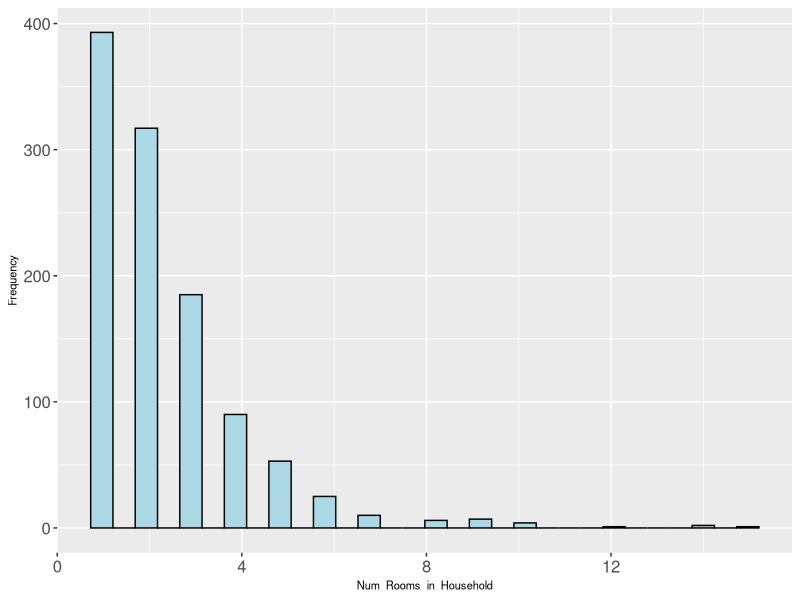
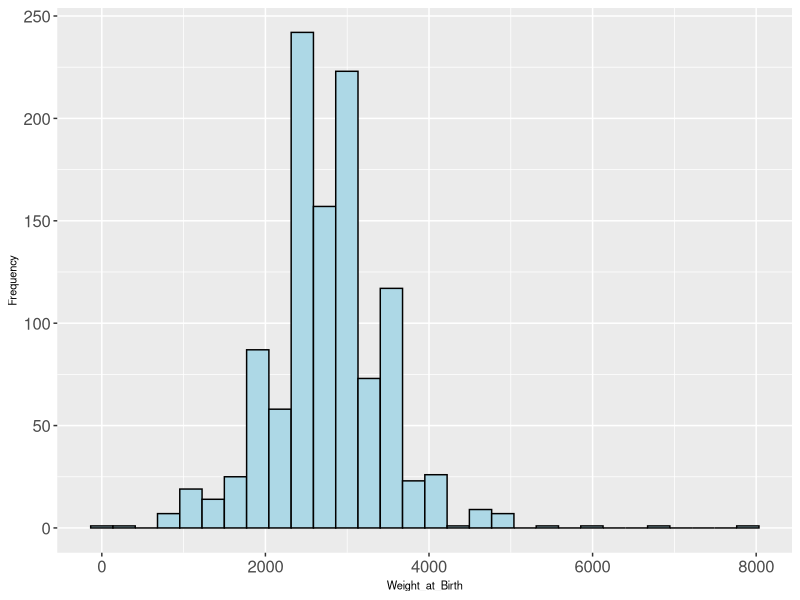
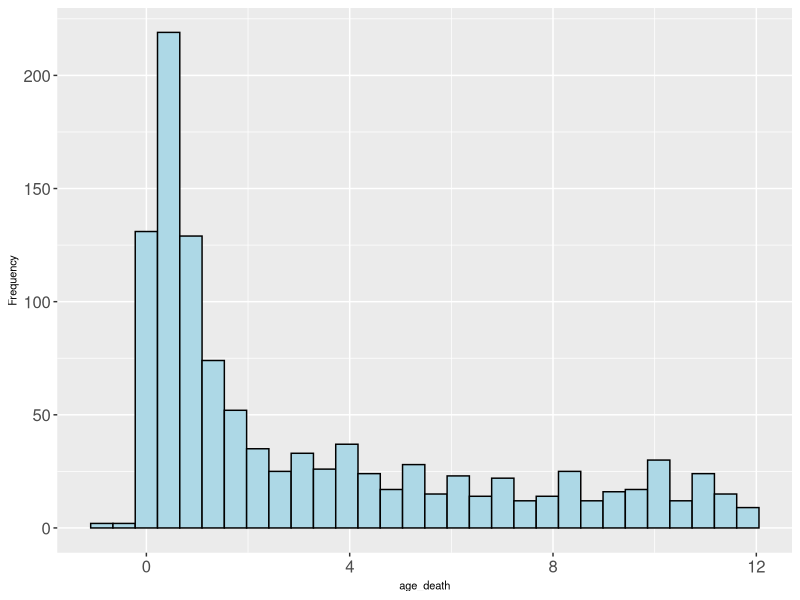
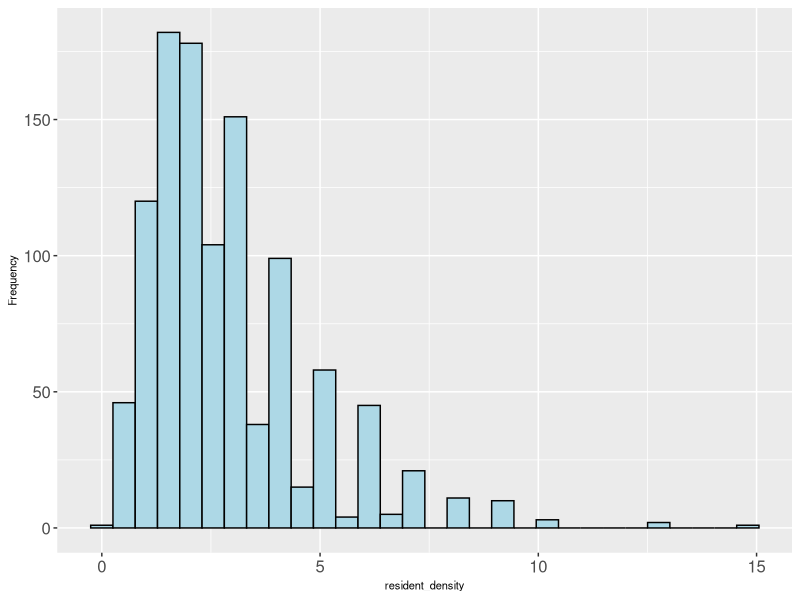
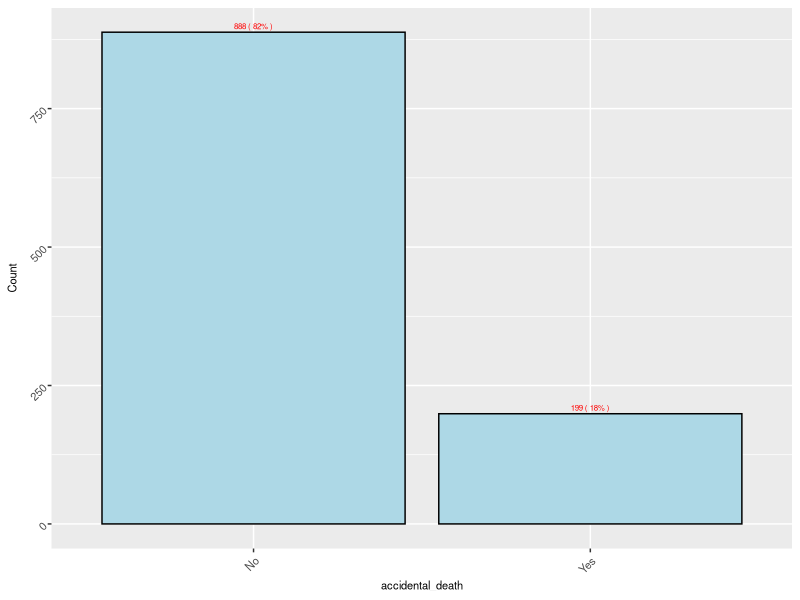
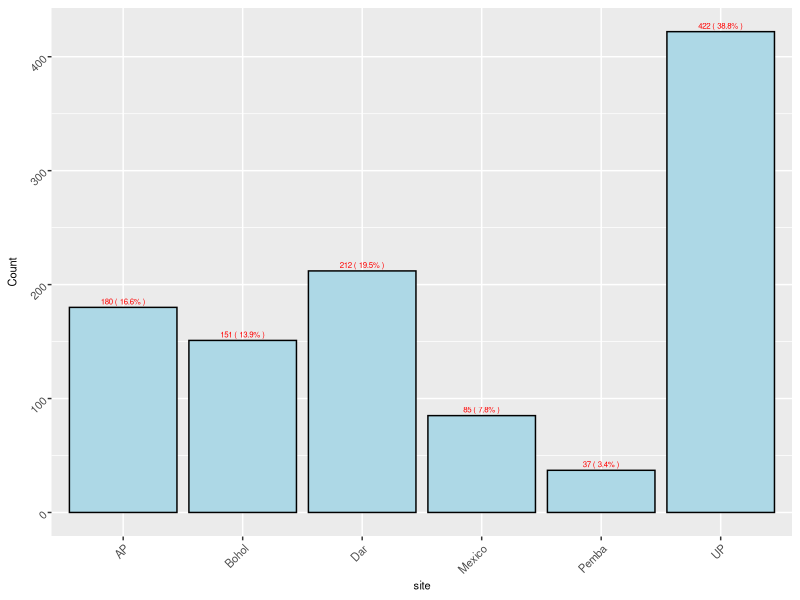
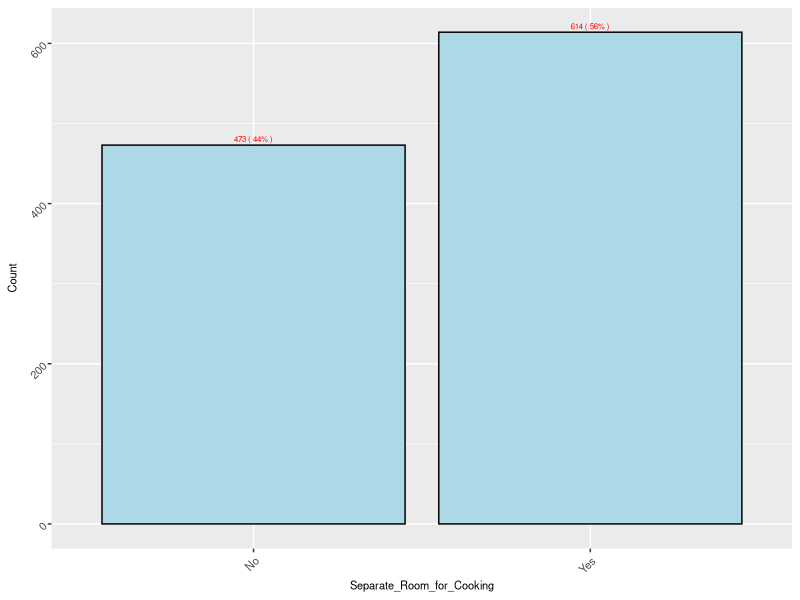
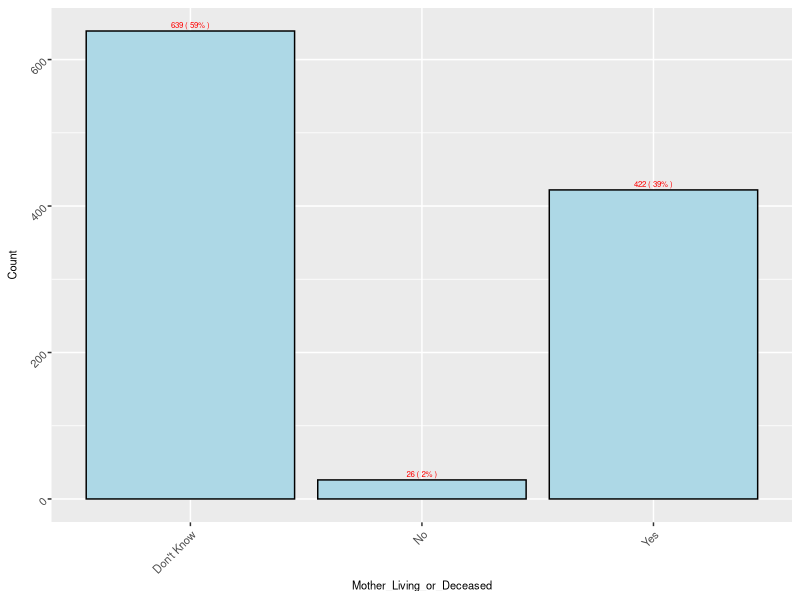

R code for these plots, in order:
## ---- chunk 1
knitr::opts_chunk$set(warning = FALSE, message = FALSE) 
## ---- chunk 2
library("dplyr")
## ---- chunk 3
df_va_original <- read.csv("./IHME_PHMRC_VA_DATA_CHILD_Y2013M09D11_0.csv")
## ---- chunk 4
# drop columns that are not necessary
df_va <- subset(df_va_original, select = -c(gs_code34,va34,gs_code46,gs_text46,va46,gs_code55,gs_text55,va55,gs_comorbid1,gs_comorbid2,gs_level,g1_01d,g1_01m,g1_01y,g1_05,g1_06d,g1_06m,g1_06y,g1_07a,g1_07b,g1_07c,g1_08,g1_09,g1_10,g2_01,g2_02,g2_03ad,g2_03am,g2_03ay,g2_03bd,g2_03bm,g2_03by,g2_03cd,g2_03cm,g2_03cy,g2_03dd,g2_03dm,g2_03dy,g2_03ed,g2_03em,g2_03ey,g2_03fd,g2_03fm,g2_03fy,g3_01,g4_02,g4_03a,g4_03b,g4_04,g4_05,g5_05,g5_06a,g5_06b,g5_07,g5_08,c6_11,c6_12,c6_13,c6_14,newid,g5_02,module,c1_25))
## ---- chunk 5
df_va[sapply(df_va, is.character)] <- lapply(df_va[sapply(df_va, is.character)], 
                                                           as.factor)
## ---- chunk 6
df_va <- subset(df_va,select=-c(c1_02,c1_04,c1_05,c1_08a,c1_10,c1_10d,c1_10m,c1_10y,c1_11,c1_15,c1_16,c1_17,c1_18,c1_19_1,c1_19_2,c1_19_3,c1_19_4a,c1_19_4b,c1_19_5,c1_19_6,c1_24,c1_24d,c1_24m,c1_24y,c1_26,c4_07a,c4_31_1,c4_31_2,c4_32,c4_45,c4_47_8b,c5_02_13,c5_02_14,c5_06_2m,c5_06_2d,c5_06_2y,c5_08m,c5_08d,c5_08y))
## ---- chunk 7
# Compute DOB
df_va$DOB_month <- match(df_va$g5_01m,month.name)
df_va$DOB_str <- paste(df_va$g5_01y,"-",df_va$DOB_month,"-",df_va$g5_01d)
df_va$DOB <- as.POSIXct(df_va$DOB_str, format="%Y - %m - %d",tz="UTC")
df_va <- subset(df_va,select=-c(DOB_str,DOB_month))
## ---- chunk 8
# Compute DOD
df_va$DOD_month <- match(df_va$g5_03m,month.name)
df_va$DOD_str <- paste(df_va$g5_03y,"-",df_va$DOD_month,"-",df_va$g5_03d)
df_va$DOD <- as.POSIXct(df_va$DOD_str, format="%Y - %m - %d",tz="UTC")
df_va <- subset(df_va,select=-c(DOD_str,DOD_month))
## ---- chunk 9
df_va <- subset(df_va,select=-c(g5_01d,g5_01m,g5_01y,g5_03d,g5_03m,g5_03y))
## ---- chunk 10
df_va$c1_22a <- as.character(df_va$c1_22a)
df_va$c1_22a[df_va$c1_22a=="Hospital"] <- "Health Facility"
df_va$c1_22a[df_va$c1_22a=="Other Health Facility"] <- "Health Facility"
df_va$c1_22a <- as.factor(df_va$c1_22a)
## ---- chunk 11
df_va <- subset(df_va,select=-c(c5_06_1d,c5_06_1m,c5_06_1y))
## ---- chunk 12
df_va <- subset(df_va,select=-c(c5_07_1,c5_07_2))
## ---- chunk 13
df_va$c1_08b[df_va$c1_08b==9999] <- NA
## ---- chunk 14
df_va <- subset(df_va,select=-c(g5_04a,g5_04b,g5_04c))
df_va$age_death <- as.numeric(difftime(df_va$DOD, df_va$DOB, units = "days"))/365
## ---- chunk 15
# Define function impute_cat
impute_cat <- function(df_va){
  cat_num=c()
  for (i in 1:ncol(df_va)){
    if(is.factor(df_va[,i])){
      cat_num <- append(cat_num,i)} # Compute the positions of the columns where the variable is categorical
    }
  for (i in cat_num){
    count_dk <- sum(df_va[,i]=="Don't Know",na.rm=TRUE)
    count_rta <- sum(df_va[,i]=="Refused to Answer",na.rm=TRUE)
    count_missing <- sum(is.na(df_va[,i]),na.rm=FALSE)
    count_whitespace <- sum(df_va[,i]=="",na.rm=TRUE)
    count_all <- count_dk+count_rta+count_missing+count_whitespace
    df_va[,i] <- as.character(df_va[,i])
    if (count_all==10||count_all>15){
      if (count_rta>0){
        df_va[,i][df_va[,i]=="Refused to Answer"] <- "Don't Know"
        }
      if (count_whitespace>0){
        df_va[,i][df_va[,i]==""] <- "Don't Know"
        }
      if (count_missing>0){
        df_va[,i][is.na(df_va[,i])] <- "Don't Know"
        }
      }else{
        if (count_rta>0){
          df_va[,i][df_va[,i]=="Refused to Answer"] <- NA
          }
        if (count_dk>0){
          df_va[,i][df_va[,i]=="Don't Know"] <- NA
          }
        if (count_whitespace>0){
          df_va[,i][df_va[,i]==""] <- NA
        }
      }
    df_va[,i] <- as.factor(df_va[,i])
  }
  return(df_va)
}
## ---- chunk 16
df_va <- impute_cat(df_va)
## ---- chunk 17
tapply(df_va$c1_08b,df_va$site, mean, na.rm=TRUE)
## ---- chunk 18
correct_weight <- function(x1, x2){
  if(is.na(x1)){
    if(x2=="AP"){
      return(2657)
      }
    else if(x2=="Bohol"){
      return(2958)
      }
    else if (x2=="Dar"){
      return(2996)
    }
    else if (x2=="Mexico"){
      return(2544)
    }
    else if (x2=="Pemba"){
      return(3018)
    }
    else{return(2685)}
  }else{
    return(x1)}
}
## ---- chunk 19
df_va <- df_va[complete.cases(df_va),]
## ---- chunk 20
accident <- c("Drowning","Road Traffic","Falls","Bite of Venomous Animal","Fires","Violent Death","Poisonings")
df_va$accidental_death <- ifelse(df_va$gs_text34 %in% accident,"Yes","No")
df_va$accidental_death <- as.factor(df_va$accidental_death)
## ---- chunk 21
df_va <- subset(df_va,selec=-c(gs_text34))
## ---- chunk 22
library(plyr)
colnames(df_va)<- mapvalues(colnames(df_va), from=c("g4_06","g4_07","g4_08"), to=c("num_people_live_at_address","num_rooms_in_household","separate_room_for_cooking"))
colnames(df_va)<- mapvalues(colnames(df_va), from=c("c1_09","c1_01","c1_03"), to=c("Gender","Singleton_or_Multiple_Birth","Mother_Living_or_Deceased"))
colnames(df_va)<- mapvalues(colnames(df_va), from=c("c1_06a","c1_07","c1_08b","c1_12","c1_13"), to=c("Location_of_Birth","Size_at_Birth","Weight_at_Birth","Did_the_Baby_Cry","Did_the_Baby_Move"))
colnames(df_va)<- mapvalues(colnames(df_va), from=c("num_people_live_at_address","num_rooms_in_household","separate_room_for_cooking"), to=c("Num_People_Live_at_Address","Num_Rooms_in_Household","Separate_Room_for_Cooking"))
colnames(df_va)<- mapvalues(colnames(df_va), from=c("c1_14","c1_20","c1_21","c1_22a","c4_01","c4_02","c4_03"), to=c("Did_the_Baby_Breathe","Age_at_Onset_of_Illness","Duration_of_Illness", "Location_of_Death","Fever_During_Illness","Duration_of_Fever_in_Days","Did_the_Fever_Continue_to_Death"))
colnames(df_va)<- mapvalues(colnames(df_va), from=c("c4_04","c4_05","c4_06","c4_07b","c4_08","c4_09","c4_10","c4_11","c4_12","c4_13","c4_14","c4_15","c4_16","c4_17","c4_18", "c4_19"), to=c("Severity_of_Fever","Fever_Pattern","Loose_Liquid_Stool", "Highest_Num_Loose_Stool_per_Day_During_Illness","Num_Days_Before_Death_Loose_Stool_Began","Loose_Stool_Cont_Until_Death","Num_Days_Before_Death_Loose_Stool_Stopped","Blood_in_Stool", "Cough_During_Illness", "Duration_of_Cough", "Severity_of_Cough", "Vomitus_after_Coughing", "Difficulty_Breathing", "Duration_of_Difficulty_Breathing", "Fast_Breathing", "Duration_of_Fast_Breathing"))
colnames(df_va)<- mapvalues(colnames(df_va), from=c("c4_20", "c4_22", "c4_23", "c4_24", "c4_25", "c4_26","c4_27", "c4_28", "c4_29", "c4_30", "c4_33", "c4_34", "c4_35", "c4_36", "c4_37", "c4_38", "c4_39","c4_40", "c4_41", "c4_42"), to=c("Indrawing_of_Chest", "Breathing_Stridor", "Breathing_Grunting", "Breathing_Wheezing", "Convulsions", "Loss_of_Consciousness", "Duration_Before_Death_LOC_Occurred", "Stiff_Neck", "Bulging_Fontanelle", "Skin_Rash", "Duration_of_Rash", "Blisters_Present_in_Rash", "Limbs_Become_Thin", "Swollen_Legs_or_Feet", "Duration_of_Swelling", "Skin_Flake_Off_in_Patches", "Hair_Color_Change_to_Red_Yellow", "Protruding_Belly", "Pallor_or_Lack_of_Blood", "Swelling_in_Armpits"))
colnames(df_va)<- mapvalues(colnames(df_va), from=c("c4_43","c4_44","c4_46", "c4_47_1","c4_47_2", "c4_47_3", "c4_47_4", "c4_47_5","c4_47_6","c4_47_7","c4_47_8a","c4_47_9","c4_47_10","c4_47_11"), to=c("Whitish_Rash_in_Mouth", "Bleeding_Seen","Skin_Turned_Black", "Suffered_Road_Traffic_Injury", "Suffered_a_Fall", "Suffered_Drowning", "Suffered_Poisoning", "Suffered_Bite_Sting", "Suffered_Burn_Fire", "Victim_of_Violence", "Other_Injury", "Unsure_if_Injury_Occurred","Refused_to_Answer_if_Deceased_Suffered_Injury", "Did_Not_Suffer_Injury" ))
colnames(df_va)<- mapvalues(colnames(df_va), from=c("c4_48","c4_49","c5_01","c5_02_1","c5_02_2","c5_02_3","c5_02_4","c5_02_5","c5_02_6","c5_02_7","c5_02_8","c5_02_9", "c5_02_10", "c5_02_11a","c5_02_12","c5_04", "c5_05","c5_10", "c5_11", "c5_17", "c5_18", "c5_19"), to=c("Injury_Intentionally_Inflicted_by_Someone","Days_Survived_After_Injury","Sought_Care_While_Ill", "Care_Sought_Traditional_Healer", "Care_Sought_Homeopath", "Care_Sought_Religious_Leader", "Care_Sought_Governmental_Hospital", "Care_Sought_Governmental_Health_Center_Clinic", "Care_Sought_Private_Hospital", "Care_Sought_Community_Based_Practioner", "Care_Sought_Trained_Birth_Attendant", "Care_Sought_Private_Physician", "Care_Sought_Pharmacy", "Care_Sought_Other_Provider", "Care_Sought_Relative_Friend", "Health_Records_for_Deceased", "Granted_Access_to_Health_Records", "Death_Certificate_Issued", "Granted_Access_to_Death_Certificate", "Mother_Ever_Tested_for_HIV", "Mother_HIV_Positive", "Mother_AIDS_Positive"))
## ---- chunk 23
df_va$resident_density <- df_va$Num_People_Live_at_Address/df_va$Num_Rooms_in_Household
## ---- chunk 24
df_va <- subset(df_va,select=c(accidental_death,site, Num_Rooms_in_Household, Separate_Room_for_Cooking, Mother_Living_or_Deceased, Location_of_Birth, Size_at_Birth, Weight_at_Birth, Gender, Location_of_Death, Sought_Care_While_Ill, Care_Sought_Traditional_Healer, Care_Sought_Homeopath, Care_Sought_Religious_Leader, Care_Sought_Governmental_Hospital, Care_Sought_Governmental_Health_Center_Clinic, Care_Sought_Private_Hospital, Care_Sought_Community_Based_Practioner, Care_Sought_Trained_Birth_Attendant, Care_Sought_Private_Physician, Care_Sought_Pharmacy, Care_Sought_Other_Provider, Care_Sought_Relative_Friend, Health_Records_for_Deceased, Mother_Ever_Tested_for_HIV, Mother_HIV_Positive, Mother_AIDS_Positive, age_death, resident_density))
df_va <- df_va[which(is.finite(df_va$resident_density)),]
## ---- chunk 25
library(ggplot2)
hist_list <- list()
z <- 0
for (i in 1:ncol(df_va)){
  if(is.numeric(df_va[,i])){
    z <- z+1
    hist <- ggplot(data=df_va,aes_string(names(df_va)[i]))+
      geom_histogram(fill='lightblue',color='black')+
      labs(x=colnames(df_va)[i],y= "Frequency")+
      theme(axis.text=element_text(size=12),
        axis.title=element_text(size=8))
    hist_list[[z]] <- hist
  }
}
## ---- chunk 26
hist_list
## ---- chunk 27
df_va$age_less_5 <- ifelse(df_va$age_death<5,'Yes','No')
df_va$age_less_5 <- as.factor(df_va$age_less_5)
## ---- chunk 28
missing_gender_index <- which(df_va$Gender=="Don't Know")
df_va <- df_va[-c(missing_gender_index),]
## ---- chunk 29
library(scales)
bar_list <- list()
z <- 0
for (i in 1:ncol(df_va)){
  if(is.factor(df_va[,i])){
    z <- z+1
    class <- df_va %>% 
     group_by((df_va)[i]) %>%
     dplyr::summarise(number=n()) %>%
     mutate(percentage=percent(number/sum(number))) %>% 
     mutate(pos = cumsum(number)- number/1.5) #Create a variable to indicate the position of labels 
    bar <- ggplot(data=class,aes_string(x=colnames(class)[1],y=colnames(class)[2]))+
      geom_bar(fill='lightblue',color='black',stat = "identity")+
      labs(x=colnames(df_va)[i],y= "Count")+
      geom_text(aes(label=paste(number,"(",percentage,")")),vjust=-0.5,size=2,color="red")+
      theme(axis.text=element_text(size=8,angle=45,hjust=1),axis.title=element_text(size=8))
    bar_list[[z]] <- bar
  }
}
## ---- chunk 30
bar_list
## ---- chunk 31
var_list <- names(df_va)
grouped_box_list <- list()
z <- 0
for (i in 3:length(var_list)){
  if (is.numeric(df_va[,i])){
    ad_index=which(names(df_va)=='accidental_death')
    z <- z+1
    grouped_box <- ggplot(data=df_va,aes_string(x=var_list[ad_index],y=var_list[i],fill=var_list[ad_index]))+
      geom_boxplot()+
      theme(axis.text=element_text(size=10,angle=45,hjust=1),axis.title=element_text(size=10),legend.key.size=unit(1,"cm"),legend.title=element_text(size=10),legend.text=element_text(size=10))
    grouped_box_list[[z]] <- grouped_box
  }
}
## ---- chunk 32
grouped_box_list
## ---- chunk 33
var_list <- names(df_va)
grouped_box_list <- list()
z <- 0
for (i in 3:length(var_list)){
  if (is.numeric(df_va[,i])){
    ad_index=which(names(df_va)=='accidental_death')
    z <- z+1
    grouped_box <- ggplot(data=df_va,aes_string(x=var_list[ad_index],y=var_list[i],fill=var_list[ad_index]))+
      geom_boxplot()+
      theme(axis.text=element_text(size=10,angle=45,hjust=1),axis.title=element_text(size=10),legend.key.size=unit(1,"cm"),legend.title=element_text(size=10),legend.text=element_text(size=10))+facet_grid(.~site)
    grouped_box_list[[z]] <- grouped_box
  }
}
## ---- chunk 34
grouped_box_list
## ---- chunk 35
grouped_bar_list <- list()
z <- 0
for (i in 1:length(names(df_va))){
  if (is.factor(df_va[,i]) & names(df_va)[i]!="accidental_death"){
    ad_index <- which(names(df_va)=='accidental_death')
    z <- z+1
    grouped_class <- df_va[,c(ad_index,i)]%>%
      group_by_all()%>%
     dplyr::summarise(count=n())%>%
      group_by(accidental_death)%>%
      dplyr::mutate(perc=count/sum(count))
    grouped_bar <- ggplot(data=grouped_class, aes_string(x=names(grouped_class)[2], y=names(grouped_class)[4],fill=names(grouped_class)[2]))+geom_bar(position = 'dodge', stat ='identity')+labs(x=names(grouped_class)[2], y ="perc")+ theme(text = element_text(size=10),axis.title=element_text(size=10),axis.text=element_text(size=10,hjust=1,angle = 45))+ geom_text(aes(label = scales::percent(perc)),size=2,position=position_dodge(width=1), vjust =-0.5)+facet_grid(. ~accidental_death,scales='free')
    grouped_bar_list[[z]] <- grouped_bar
  }
}
## ---- chunk 36
grouped_bar_list
## ---- chunk 37
df_va <- subset(df_va,select=c(accidental_death,site, Num_Rooms_in_Household, Separate_Room_for_Cooking, Mother_Living_or_Deceased, Location_of_Birth, Size_at_Birth, Weight_at_Birth, Gender, Sought_Care_While_Ill, Care_Sought_Traditional_Healer, Care_Sought_Homeopath, Care_Sought_Religious_Leader, Care_Sought_Governmental_Hospital, Care_Sought_Governmental_Health_Center_Clinic, Care_Sought_Private_Hospital, Care_Sought_Community_Based_Practioner, Care_Sought_Trained_Birth_Attendant, Care_Sought_Private_Physician, Care_Sought_Pharmacy, Care_Sought_Other_Provider, Care_Sought_Relative_Friend, Health_Records_for_Deceased, Mother_Ever_Tested_for_HIV, Mother_HIV_Positive, Mother_AIDS_Positive, age_death, resident_density))
df_va <- df_va[which(is.finite(df_va$resident_density)),]
log_model_all <- glm(formula=accidental_death ~., family=binomial,data = df_va)
## ---- chunk 38
print(summary(log_model_all),digit=2)
## ---- chunk 39
library(MASS)
log_model_step <- stepAIC(log_model_all,direction='both',trace = FALSE)
## ---- chunk 40
print(summary(log_model_step),digit=2)
## ---- chunk 41
exp(coef(log_model_step))
## ---- chunk 42

